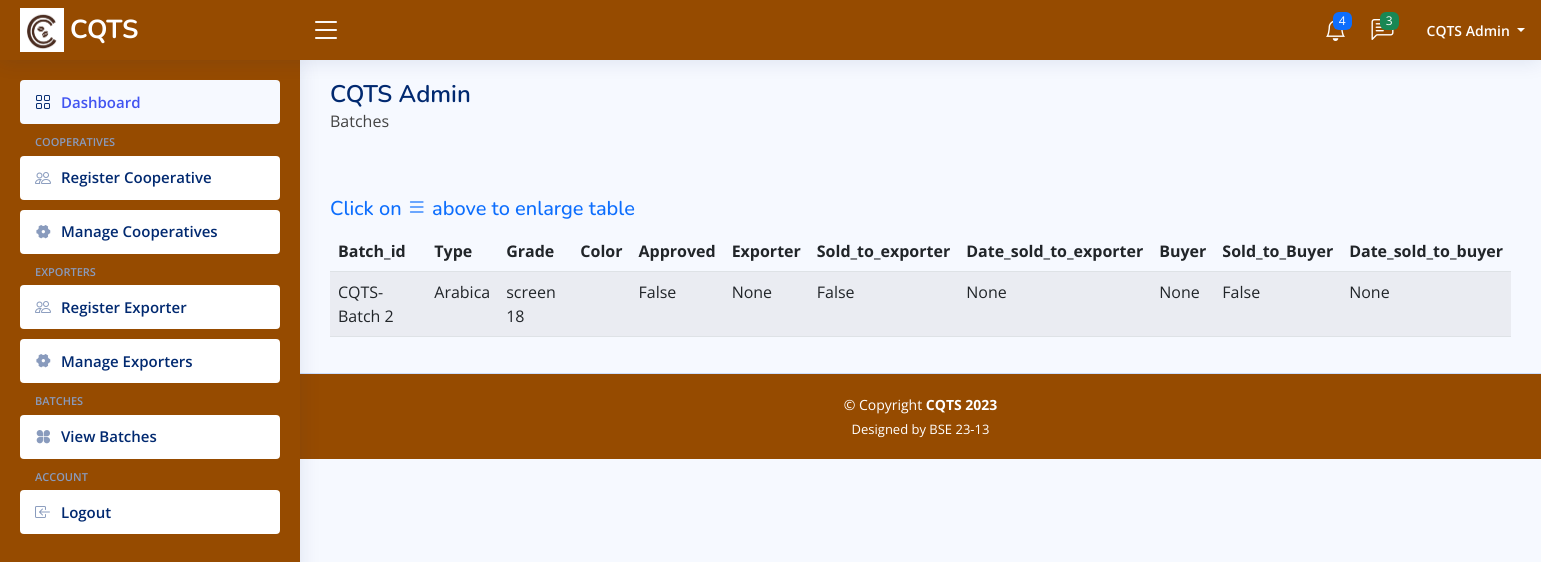
The page /cooperative-view-batches (signed in) on the database as committed earlier.
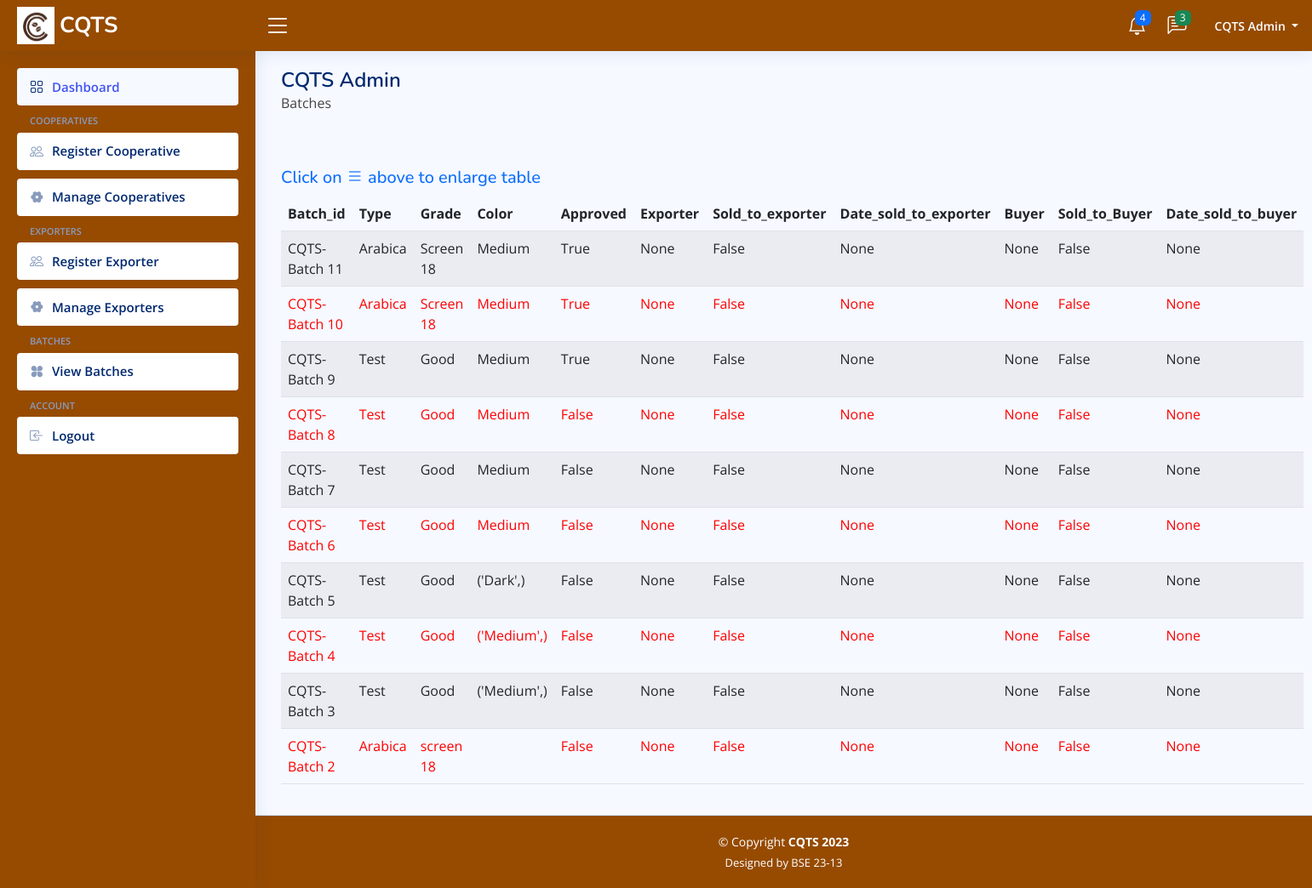
The same page on the database as committed later.
### base/models.py (models this page shows)
class Batch(models.Model):
    type = models.CharField(max_length=200, null=False,
                            default='Not Specified')
    grade = models.CharField(max_length=200, null=False)
    moisture_content = models.FloatField(null=False, default=0.0)
    color = models.CharField(max_length=200, null=False, blank=True)
    buyer = models.ForeignKey(User, on_delete=models.CASCADE, limit_choices_to={
                              'group__name': 'Buyer'}, related_name='buyer_batches', null=True, blank=True)
    cooperative = models.ForeignKey(User, on_delete=models.CASCADE, limit_choices_to={
                                    'group__name': 'Cooperative'}, related_name='cooperative_batches', null=True, blank=True)
    exporter = models.ForeignKey(User, on_delete=models.CASCADE, limit_choices_to={
                                 'group__name': 'Exporter'}, related_name='exporter_batches', null=True, blank=True)
    is_approved = models.BooleanField(default=False)
    sold_to_exporter = models.BooleanField(default=False)
    date_sold_to_exporter = models.DateField(null=True, blank=True)
    sold_to_buyer = models.BooleanField(default=False)
    date_sold_to_buyer = models.DateField(null=True, blank=True)
    date_sold_to_exporter = models.DateField(null=True, blank=True)
    created_at = models.DateTimeField(auto_now_add=True)
    updated_at = models.DateTimeField(auto_now=True)
    batch_string = models.CharField(max_length=200, null=True, blank=True)
    def __str__(self):
        return 'CQTS-Batch ' + str(self.id)
    class Meta:
        ordering = ('-updated_at', '-created_at')

### base/views.py (the view)
# urls.py: path('cooperative-view-batches', views.cooperativeBatchView, name='cooperative-view-batches'),
@login_required(login_url='cooperative-login')
def cooperativeBatchView(request):
    batches = Batch.objects.filter(cooperative=request.user)
    context = {'batches': batches}
    return render(request, 'base/cooperative/cooperative-view-batches.html', context)

### base/models.py (called while the page is built)
    def __str__(self):
        return self.email

### base/templates/base/cooperative/cooperative-view-batches.html
{% extends "admin-main.html" %}
{% block content %}
<main id="main" class="main">
    {% load static %}
    <div class="pagetitle">
        <h1>CQTS Admin</h1>
        <p>Batches</p>
        <br>
        <br>
        <h5 class="text-primary inform-expand" id="inform-expand">Click on <i class="bi bi-list"></i> above to enlarge
            table</h5>
    </div>
    <section class="section">
        <div class="row">
            <div class="col-lg-12">
                <div class="datatable-wrapper">
                    <table class="table datatable table-striped">
                        <thead>
                            <tr>
                                <th scope="col">Batch_id</th>
                                <th scope="col">Type</th>
                                <th scope="col">Grade</th>
                                <th scope="col">Color</th>
                                <th scope="col">Approved</th>
                                <th scope="col">Exporter</th>
                                <th scope="col">Sold_to_exporter</th>
                                <th scope="col">Date_sold_to_exporter</th>
                                <th scope="col">Buyer</th>
                                <th scope="col">Sold_to_Buyer</th>
                                <th scope="col">Date_sold_to_buyer</th>
                            </tr>
                        </thead>
                        <tbody>
                            {% for batch in batches %}
                            <tr style="color: red !important;">
                                <td scope="row">{{batch}}</td>
                                <td>{{batch.type}}</td>
                                <td>{{batch.grade}}</td>
                                <td>{{batch.color}}</td>
                                <td>{{batch.is_approved}}</td>
                                <td>{{batch.exporter}}</td>
                                <td>{{batch.sold_to_exporter}}</td>
                                <td>{{batch.date_sold_to_exporter}}</td>
                                <td>{{batch.buyer}}</td>
                                <td>{{batch.sold_to_buyer}}</td>
                                <td>{{batch.date_sold_to_buyer}}</td>
                            </tr>
                            {% endfor %}
                        </tbody>
                    </table>
                </div>
            </div>
        </div>
    </section>
</main>
{% endblock %}

Rows that differ between the two databases and show on the page:
added Batch: id "CQTS-Batch 11", type "Arabica", grade "Screen 18", color "Medium", is_approved "True", exporter "None", sold_to_exporter "False", date_sold_to_exporter "None", buyer "None", sold_to_buyer "False", date_sold_to_buyer "None"
added Batch: id "CQTS-Batch 10", type "Arabica", grade "Screen 18", color "Medium", is_approved "True", exporter "None", sold_to_exporter "False", date_sold_to_exporter "None", buyer "None", sold_to_buyer "False", date_sold_to_buyer "None"
added Batch: id "CQTS-Batch 9", type "Test", grade "Good", color "Medium", is_approved "True", exporter "None", sold_to_exporter "False", date_sold_to_exporter "None", buyer "None", sold_to_buyer "False", date_sold_to_buyer "None"
added Batch: id "CQTS-Batch 8", type "Test", grade "Good", color "Medium", is_approved "False", exporter "None", sold_to_exporter "False", date_sold_to_exporter "None", buyer "None", sold_to_buyer "False", date_sold_to_buyer "None"
added Batch: id "CQTS-Batch 7", type "Test", grade "Good", color "Medium", is_approved "False", exporter "None", sold_to_exporter "False", date_sold_to_exporter "None", buyer "None", sold_to_buyer "False", date_sold_to_buyer "None"
added Batch: id "CQTS-Batch 6", type "Test", grade "Good", color "Medium", is_approved "False", exporter "None", sold_to_exporter "False", date_sold_to_exporter "None", buyer "None", sold_to_buyer "False", date_sold_to_buyer "None"
added Batch: id "CQTS-Batch 5", type "Test", grade "Good", color "('Dark',)", is_approved "False", exporter "None", sold_to_exporter "False", date_sold_to_exporter "None", buyer "None", sold_to_buyer "False", date_sold_to_buyer "None"
added Batch: id "CQTS-Batch 4", type "Test", grade "Good", color "('Medium',)", is_approved "False", exporter "None", sold_to_exporter "False", date_sold_to_exporter "None", buyer "None", sold_to_buyer "False", date_sold_to_buyer "None"
added Batch: id "CQTS-Batch 3", type "Test", grade "Good", color "('Medium',)", is_approved "False", exporter "None", sold_to_exporter "False", date_sold_to_exporter "None", buyer "None", sold_to_buyer "False", date_sold_to_buyer "None"
